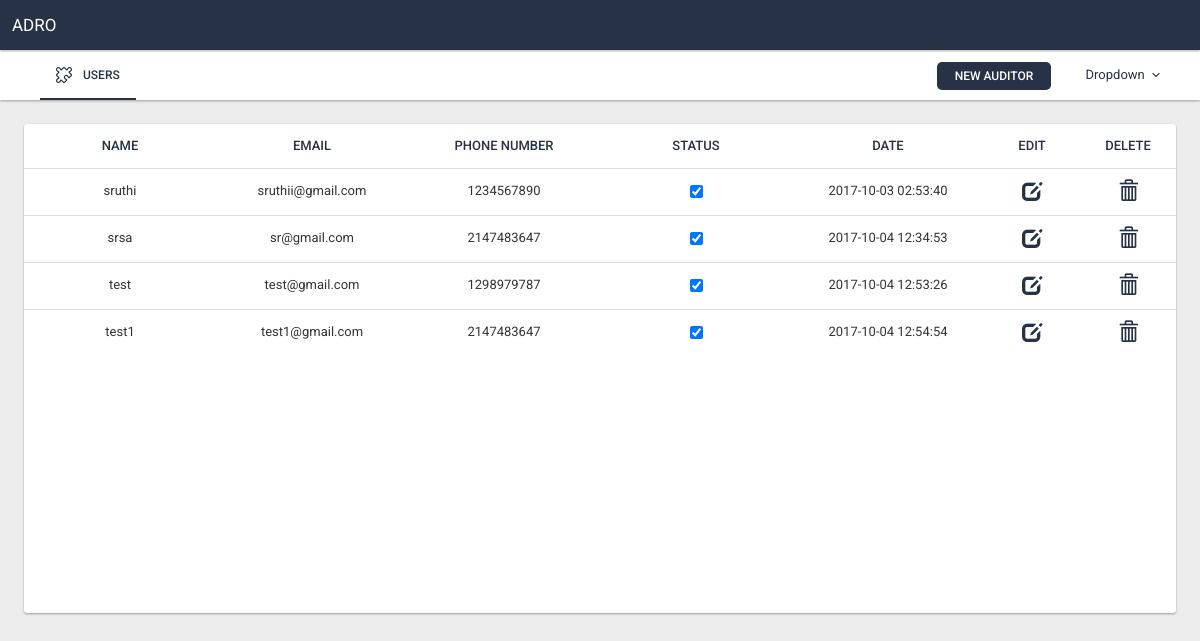
The page /users.php (signed in) on the database its author committed.
### tables this page shows
CREATE TABLE `user_info` (
  `userid` int(11) NOT NULL,
  `username` varchar(255) NOT NULL,
  `password` varchar(255) NOT NULL,
  `emailId` varchar(255) NOT NULL,
  `phone_number` int(11) NOT NULL,
  `name` varchar(255) NOT NULL,
  `role_id` int(11) NOT NULL,
  `created_by` int(11) NOT NULL,
  `created_date` datetime NOT NULL,
  `status` int(11) NOT NULL DEFAULT '0'
);

### users.php (the view, shortened to what this page needs)
<?php
include_once "header.php";
if($_SESSION['role_id']=='1')
$user_sql = "SELECT * FROM `user_info` WHERE `created_by` = '".$_SESSION['role_id']."' ";
else
$user_sql = "SELECT * FROM `user_info` WHERE `created_by` = '".$_SESSION['user_id']."' ";
$user_data = mysqli_query($conn , $user_sql);
?>
<div class="panel panel-flat panelflat newpanel">
<div class="table-responsive" >
	<table class="table table-fixed">
		<thead>
			<tr>
				<th  class="col-xs-2"> Name</th>
				<th  class="col-xs-2">Email</th>
				<th  class="col-xs-2">Phone Number</th>
				<th  class="col-xs-2">Status</th>
				<th  class="col-xs-2">Date</th>
				<th class="col-xs-1">Edit</th>
				<th class="col-xs-1">Delete</th>
			</tr>
		</thead>
		<tbody>
			<?php
			while($row=mysqli_fetch_array($user_data)){
				echo "<tr id=".$row[0]." align='center'>
				<td class='edit-orgname col-xs-2'>".$row[1]."</a></td>";
				echo
				"<td class='edit-mail col-xs-2'>".$row[3]."</td>";
				echo
				"<td class='edit-number col-xs-2'>".$row[4]."</td>";
				if($row[9]=='1')
				echo "<td class='edit-pname col-xs-2'><input id='checkbox1' type='checkbox' checked='checked' value='".$row[9]."' onChange='setStatus(0,$row[0])'/></td>";
			else
				echo "<td class='edit-pname col-xs-2'><input id='checkbox1' class='$row[0]' type='checkbox' value='".$row[9]."'  onChange='setStatus(1,$row[0])'/></td>";
				echo
				"<td class='edit-date col-xs-2'>".$row[8]."</td>";
				echo"
				<td class='col-xs-1'>
						<a  data-toggle='modal' data-target='#myUserModal' class='edit_user btn btn-xs btnbg'>
							<span class='glyphicon glyphicon-edit'></span>
						</a>
					</td>
					<td class='col-xs-1'>
						<a id='$row[0]' class='btn btn-xs btnbg remove-item'>
							<span class='glyphicon glyphicon-trash'></span>
						</a>
					</td>
				</tr>";
			}
			?>
		</tbody>
	</table>
</div>
</div>

### css/style.css (style rules this page uses)
body { padding-top: 50px; }
.newpanel { margin: 4px 2%;margin-top:2%; }
.btnbg,.btnbg:hover, .btn-md,.btn-md:hover { border-color: #273246!important; color: white!important; }
span.glyphicon,span.glyphicon:hover,span.glyphicon:focus { border-color: white!important; color: #273246!important; background-color: white!important; font-size: 20px; margin-top: -13px;background:none!important; }
a.btnbg { color:#f5f5f5; text-decoration: none; }
th { text-transform:uppercase;color: #273246!important;padding:12px 8px!important;text-align:center!important; }
body { background:#eeeded; }
.table > thead > tr > td, .table > tbody > tr > td, .table > tfoot > tr > td { padding-bottom:0!important; }
.table-fixed thead { width: 100%; }
.table-fixed tbody { height: 445px; overflow-y: auto; width: 100%; }
.table-fixed thead, .table-fixed tbody, .table-fixed tr, .table-fixed td, .table-fixed th { display: block; }
.table-fixed tbody td, .table-fixed thead > tr> th { float: left; border-bottom-width: 0; }

### header.php (style rules this page uses)
body { padding-top: 50px; }

### rows shown on the page
user_info: username "sruthi", emailId "sruthii@gmail.com", phone_number "1234567890", created_date "2017-10-03 02:53:40"
user_info: username "srsa", emailId "sr@gmail.com", phone_number "2147483647", created_date "2017-10-04 12:34:53"
user_info: username "test", emailId "test@gmail.com", phone_number "1298979787", created_date "2017-10-04 12:53:26"
user_info: username "test1", emailId "test1@gmail.com", phone_number "2147483647", created_date "2017-10-04 12:54:54"
